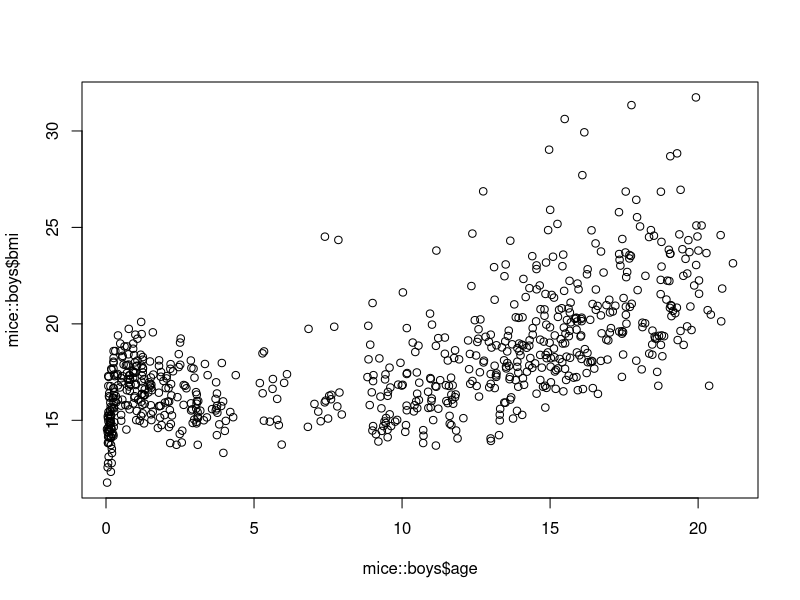
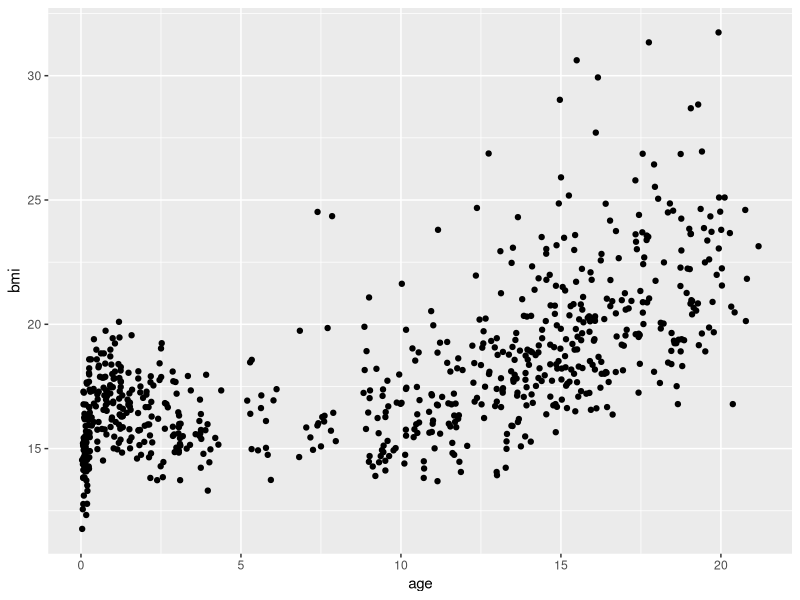
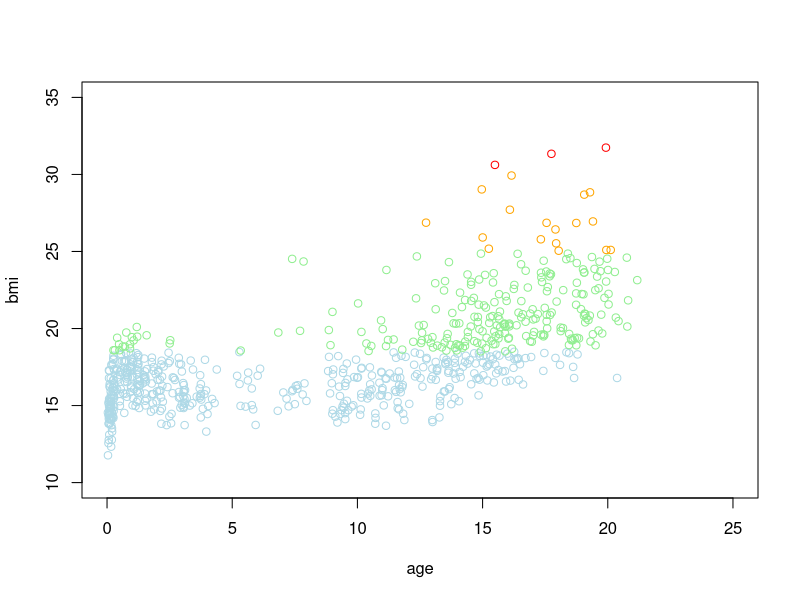
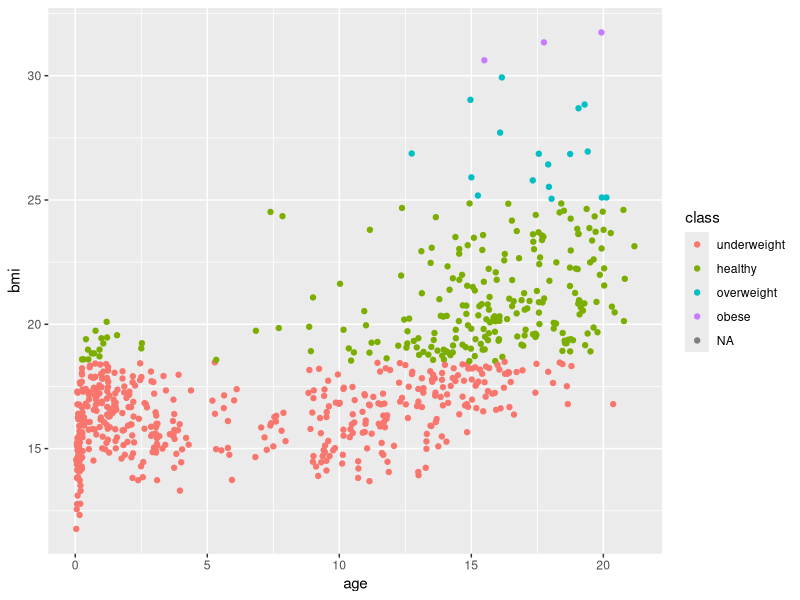
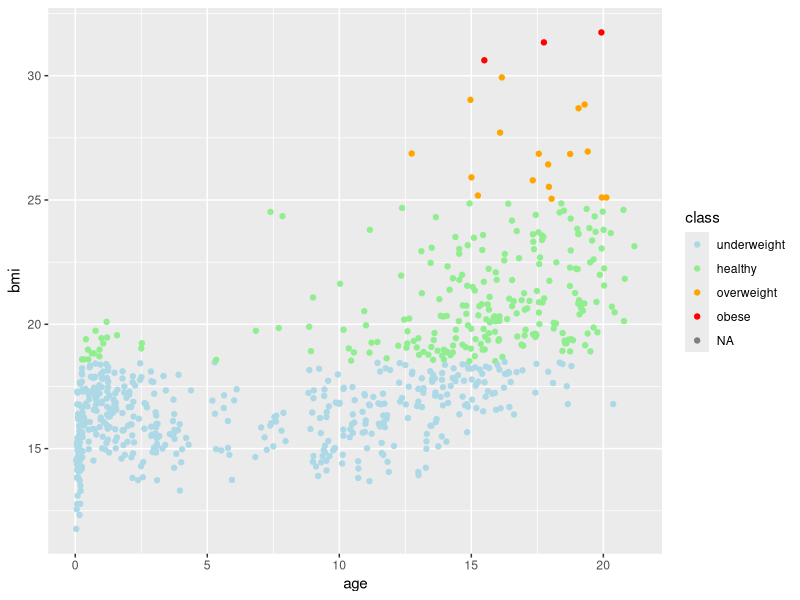
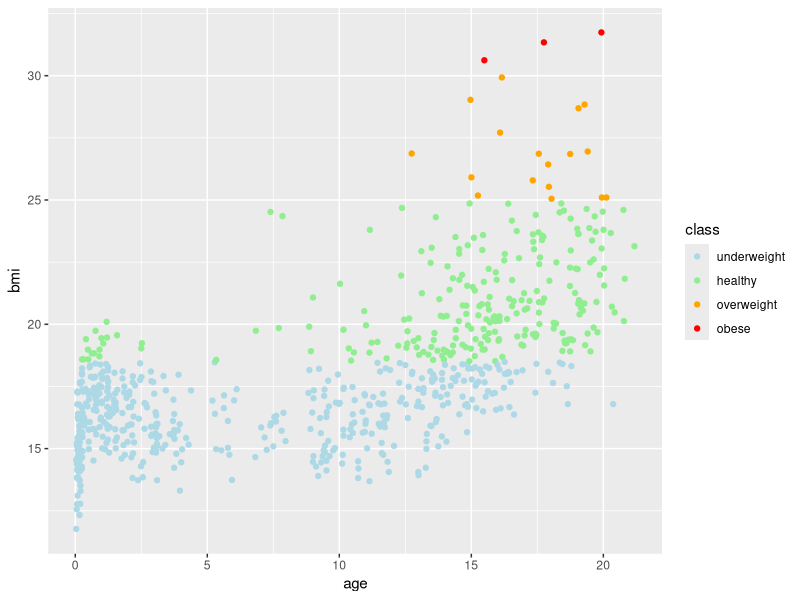
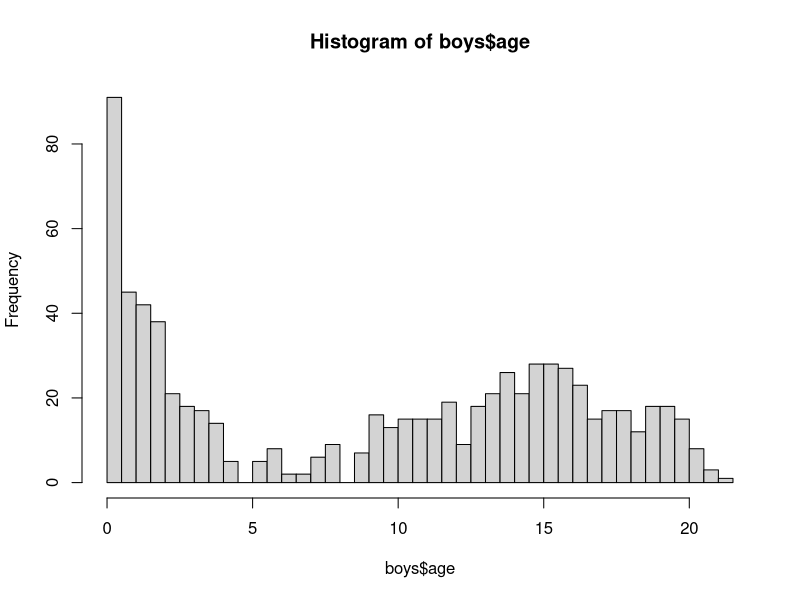
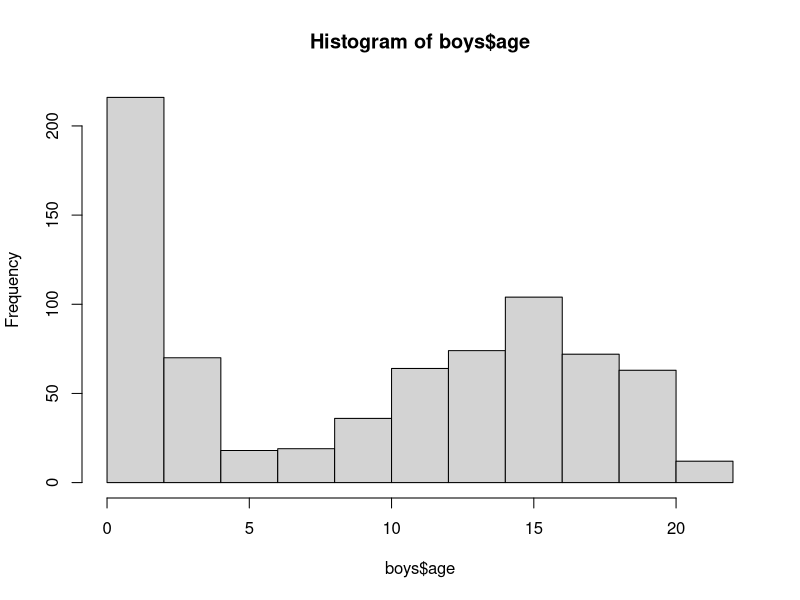

These figures' R source, in order:
## ---- chunk 1
#| code-fold: false
library(mice) # for data
library(ggplot2) # for plotting
library(dplyr) # for some data manipulations
## ---- chunk 2
#| code-fold: false
set.seed(123)
## ---- chunk 3
plot(mice::boys$bmi ~ mice::boys$age)
## ---- chunk 4
p <- ggplot(mice::boys, aes(age, bmi))
p + geom_point()
## ---- chunk 5
#| echo: true
#| cache: true
boys2 <- boys
boys2$class <- cut(boys$bmi, c(0, 18.5, 25, 30, Inf),
                   labels = c("underweight",
                              "healthy",
                              "overweight",
                              "obese"))

## ---- chunk 6
plot(bmi ~ age, subset = class == "underweight", col = "light blue", data = boys2,
     ylim = c(10, 35), xlim = c(0, 25))
points(bmi ~ age, subset = class == "healthy", col = "light green", data = boys2)
points(bmi ~ age, subset = class == "overweight", col = "orange", data = boys2)
points(bmi ~ age, subset = class == "obese", col = "red", data = boys2)
## ---- chunk 7
ggplot(boys2) +
  geom_point(aes(x = age, y = bmi, col = class))
## ---- chunk 8
#| code-fold: show
ggplot(boys2) +
  geom_point(aes(age, bmi, col = class)) +
  scale_color_manual(values = c("light blue", "light green", "orange", "red"))
## ---- chunk 9
boys3 <- filter(boys2, !is.na(class))
ggplot(boys3) +
  geom_point(aes(age, bmi, col = class)) +
  scale_color_manual(values = c("light blue", "light green", "orange", "red"))
## ---- chunk 10
#| cache: true
hist(boys$age, breaks = 50)
## ---- chunk 11
hist(boys$age)
## ---- chunk 12
#| cache: true
hist(boys$age, breaks = 50, main = "Histogram of age in the boys dataset",
     xlab = "age")
## ---- chunk 13
ggplot(boys) +
  geom_histogram(aes(age), binwidth = .4)
## ---- chunk 14
# We can use the table function to get the data in the correct format
table(boys$reg)
# and use that in the boxplot() function
barplot(table(boys$reg))
## ---- chunk 15
ggplot(boys) +
  geom_bar(aes(reg))
## ---- chunk 16
# read as, boxplot for height regressed on region
boxplot(boys$hgt ~ boys$reg)
## ---- chunk 17
ggplot(boys, aes(reg, hgt)) +
  geom_boxplot()
## ---- chunk 18
boys.city <-  subset(boys, reg == "city") 
d1 <- density(boys.city$age)
boys.rural <- subset(boys, reg != "city") 
d2 <- density(boys.rural$age)

plot(d1, col = "red", ylim = c(0, .08), main = "Density plot for age")
lines(d2, col = "blue")

## ---- chunk 19
#| code-fold: show
#| cache: true
plot(d1, col = "red", ylim = c(0, .08), main = "Density plot for age")
lines(d2, col = "blue")
# lty gives straight lines. 
legend("topright", 
       legend = c("boys from the city", "boys from rural area"), 
       col = c("red", "blue"), lty = 1)
## ---- chunk 20
boys.region <- mutate(boys, area = ifelse(reg == "city", "city", "rural")) 
boys.region <- filter(boys.region, !is.na(area)) 
ggplot(boys.region, aes(age, fill = area)) +
  geom_density(alpha = .3) # alpha sets some transparency
## ---- chunk 21
#| code-fold: false
boys.bar <-  mutate(boys, Hgt = hgt - mean(hgt, na.rm = TRUE),
         Age = cut(age, 0:22, labels = 0:21))
boys.bar <- group_by(boys.bar, Age)
boys.bar <- summarize(boys.bar, Hgt = mean(Hgt, na.rm = TRUE)) 
boys.bar <- mutate(boys.bar, Diff = cut(Hgt, c(-Inf, 0, Inf),
                    labels = c("Below Average", "Above Average"))) 
ggplot(boys.bar, aes(x = Age, y = Hgt, fill = Diff)) +
  geom_bar(stat = "identity") +
  coord_flip()
